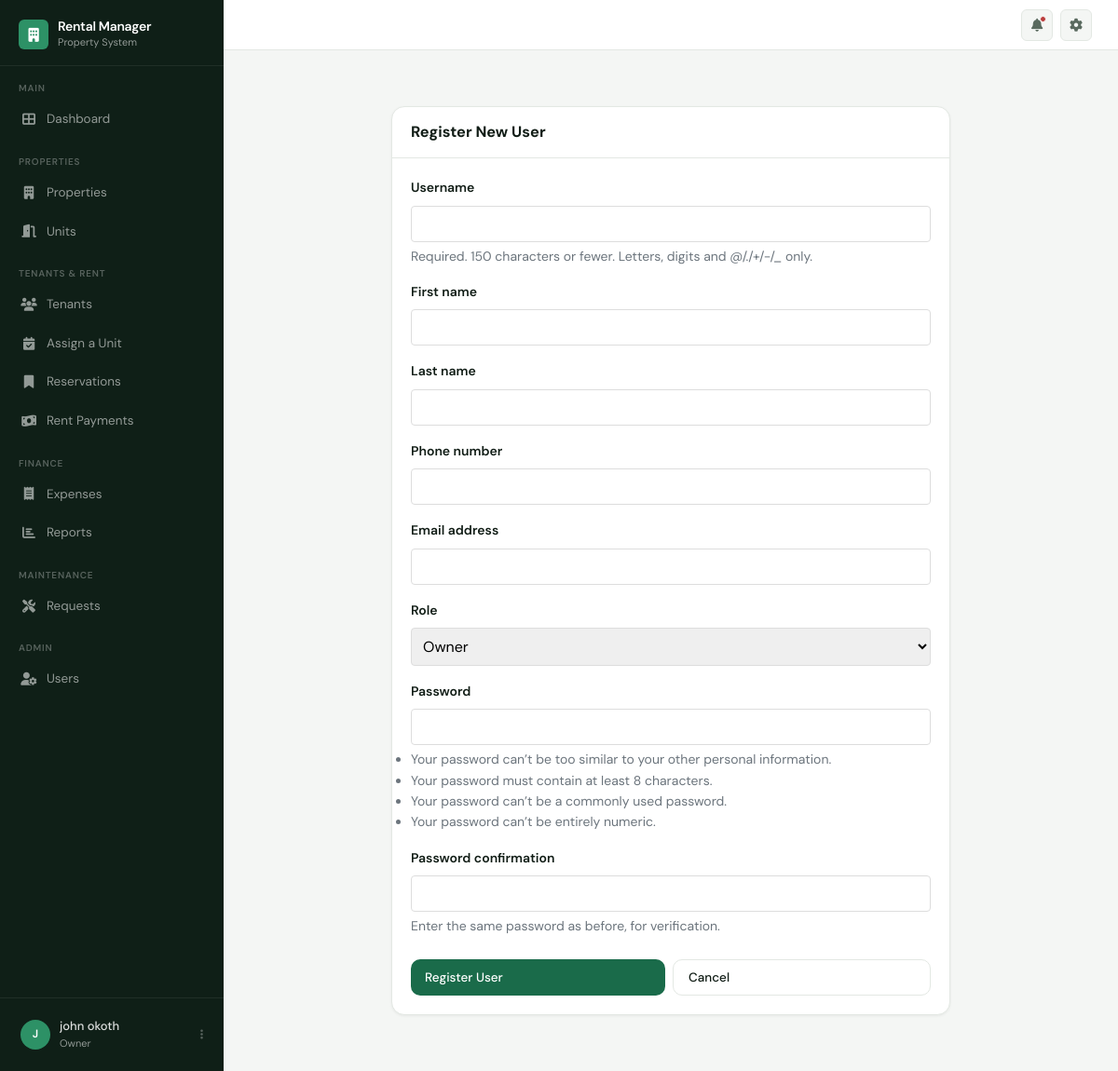
Before: /register/ (signed in) with the older database file.
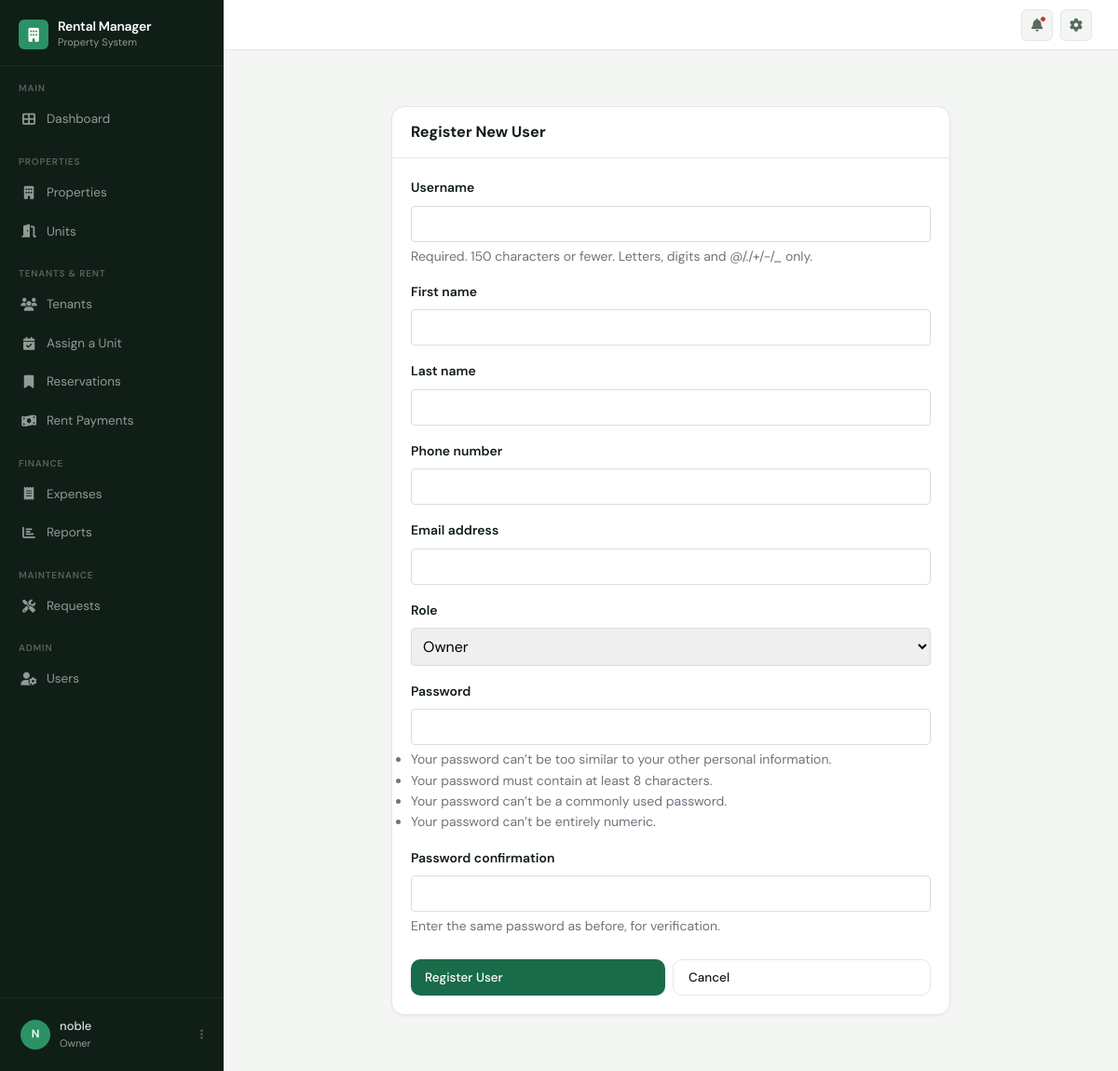
After: the same page with the newer database file.
### accounts/models.py (models this page shows, shortened)
class User(AbstractUser):
    OWNER = 'OWNER'
    MANAGER = 'MANAGER'
    CARETAKER = 'CARETAKER'
    ROLE_CHOICES = [
        (OWNER, 'Owner'),
        (MANAGER, 'Manager'),
        (CARETAKER, 'Caretaker'),
    ]
    phone_number = models.CharField(max_length=15, unique=True)
    role = models.CharField(max_length=20, choices=ROLE_CHOICES, default=CARETAKER)
    created_at = models.DateTimeField(auto_now_add=True)
    updated_at = models.DateTimeField(auto_now=True)

### accounts/views.py (the view)
# urls.py: path('register/', views.register_user, name='register'),
@login_required
@user_passes_test(lambda u: u.role == User.OWNER)
def register_user(request):
    if request.method == 'POST':
        form = CustomUserCreationForm(request.POST)
        if form.is_valid():
            user = form.save()
            messages.success(request, f'User {user.username} created successfully!')
            return redirect('user_list')
    else:
        form = CustomUserCreationForm()
    return render(request, 'accounts/register.html', {'form': form})

### accounts/forms.py (shortened to what this page needs)
class CustomUserCreationForm(UserCreationForm):
    phone_number = forms.CharField(max_length=15, required=True)
    role = forms.ChoiceField(choices=User.ROLE_CHOICES, required=True)
    class Meta:
        model = User
        fields = ('username', 'first_name', 'last_name', 'phone_number',
                  'email', 'role', 'password1', 'password2')

### templates/accounts/register.html (shortened to what this page needs)
{% extends 'base.html' %}
{% block content %}
<div style="max-width: 600px; margin: 2rem auto;">
    <div class="card">
        <div class="card-header">
            <h3 style="margin: 0;">Register New User</h3>
        </div>
        <div class="card-body">
            <form method="post">
                {% for field in form %}
                    <div style="margin-bottom: 1rem;">
                        <label for="{{ field.id_for_label }}" style="display: block; margin-bottom: 0.5rem; font-weight: 600;">
                            {{ field.label }}
                        </label>
                        {{ field }}
                        {% if field.help_text %}
                            <small style="display: block; color: #6c757d; font-size: 0.875rem; margin-top: 0.25rem;">
                                {{ field.help_text }}
                            </small>
                        {% endif %}
                    </div>
                {% endfor %}
                <div style="display: flex; gap: 0.5rem; margin-top: 1.5rem;">
                    <button type="submit" class="btn btn-primary" style="flex: 1;">Register User</button>
                    <a href="{% url 'user_list' %}" class="btn btn-secondary" style="flex: 1; text-align: center; padding: 0.5rem 1rem;">Cancel</a>
                </div>
            </form>
        </div>
    </div>
</div>
{% endblock %}

### templates/base.html (shortened to what the changed rows need)
<!DOCTYPE html>
<html lang="en">
{% load static %}
<head>
  <link rel="stylesheet" href="https://cdnjs.cloudflare.com/ajax/libs/font-awesome/6.4.0/css/all.min.css">
  <link rel="stylesheet" href="{% static 'styles/main.css' %}">
</head>
<body>
{% if user.is_authenticated %}
<aside class="sidebar" id="sidebar" aria-label="Main navigation">
  <a href="{% url 'home' %}" class="sidebar-brand">
    <div class="brand-icon"><i class="fas fa-building" aria-hidden="true"></i></div>
    <div>
      <div class="brand-name">Rental Manager</div>
      <div class="brand-sub">Property System</div>
    </div>
  </a>
  <div class="sidebar-section-label">Main</div>
  <ul class="sidebar-nav">
    <li>
      <a href="{% url 'dashboard' %}"
         class="{% if request.resolver_match.url_name == 'dashboard' %}active{% endif %}"
         aria-current="{% if request.resolver_match.url_name == 'dashboard' %}page{% endif %}">
        <i class="fas fa-th-large" aria-hidden="true"></i> Dashboard
      </a>
    </li>
  </ul>
  {% if user.role == 'OWNER' or user.role == 'MANAGER' %}
  <div class="sidebar-section-label">Properties</div>
  <ul class="sidebar-nav">
    <li>
      <a href="{% url 'property_list' %}"
         class="{% if 'property' in request.resolver_match.url_name %}active{% endif %}"
         aria-current="{% if 'property' in request.resolver_match.url_name %}page{% endif %}">
        <i class="fas fa-building" aria-hidden="true"></i> Properties
      </a>
    </li>
    <li>
      <a href="{% url 'unit_list' %}"
         class="{% if 'unit' in request.resolver_match.url_name %}active{% endif %}"
         aria-current="{% if 'unit' in request.resolver_match.url_name %}page{% endif %}">
        <i class="fas fa-door-open" aria-hidden="true"></i> Units
      </a>
    </li>
  </ul>
  {% endif %}
  <div class="sidebar-section-label">Tenants &amp; Rent</div>
  <ul class="sidebar-nav">
    <li>
      <a href="{% url 'tenant_list' %}"
         class="{% if 'tenant' in request.resolver_match.url_name %}active{% endif %}"
         aria-current="{% if 'tenant' in request.resolver_match.url_name %}page{% endif %}">
        <i class="fas fa-users" aria-hidden="true"></i> Tenants
      </a>
    </li>
    <li>
      <a href="{% url 'tenancy_list' %}"
         class="{% if 'tenancy' in request.resolver_match.url_name %}active{% endif %}"
         aria-current="{% if 'tenancy' in request.resolver_match.url_name %}page{% endif %}">
        <i class="fas fa-calendar-check" aria-hidden="true"></i> Assign a Unit
      </a>
    </li>
    <li>
      <a href="{% url 'reservation_list' %}"
         class="{% if 'reservation' in request.resolver_match.url_name %}active{% endif %}"
         aria-current="{% if 'reservation' in request.resolver_match.url_name %}page{% endif %}">
        <i class="fas fa-bookmark" aria-hidden="true"></i> Reservations
      </a>
    </li>
    <li>
      <a href=""
         class="{% if 'rent_payment' in request.resolver_match.url_name %}active{% endif %}"
         aria-current="{% if 'rent_payment' in request.resolver_match.url_name %}page{% endif %}">
        <i class="fas fa-money-bill-wave" aria-hidden="true"></i> Rent Payments
      </a>
    </li>
  </ul>
  <div class="sidebar-section-label">Finance</div>
  <ul class="sidebar-nav">
    <li>
      <a href=""
         class="{% if 'expense' in request.resolver_match.url_name %}active{% endif %}"
         aria-current="{% if 'expense' in request.resolver_match.url_name %}page{% endif %}">
        <i class="fas fa-receipt" aria-hidden="true"></i> Expenses
      </a>
    </li>
    <li>
      <a href=""
         class="{% if 'report' in request.resolver_match.url_name %}active{% endif %}"
         aria-current="{% if 'report' in request.resolver_match.url_name %}page{% endif %}">
        <i class="fas fa-chart-bar" aria-hidden="true"></i> Reports
      </a>
    </li>
  </ul>
  <div class="sidebar-section-label">Maintenance</div>
  <ul class="sidebar-nav">
    <li>
      <a href=""
         class="{% if 'maintenance' in request.resolver_match.url_name %}active{% endif %}"
         aria-current="{% if 'maintenance' in request.resolver_match.url_name %}page{% endif %}">
        <i class="fas fa-tools" aria-hidden="true"></i> Requests
      </a>
    </li>
  </ul>
  {% if user.role == 'OWNER' %}
  <div class="sidebar-section-label">Admin</div>
  <ul class="sidebar-nav">
    <li>
      <a href="{% url 'user_list' %}"
         class="{% if 'user' in request.resolver_match.url_name %}active{% endif %}"
         aria-current="{% if 'user' in request.resolver_match.url_name %}page{% endif %}">
        <i class="fas fa-user-cog" aria-hidden="true"></i> Users
      </a>
    </li>
  </ul>
  {% endif %}
  <div class="sidebar-footer">
    <div class="user-card" onclick="toggleDropdown('userDrop')" role="button" aria-haspopup="true" aria-expanded="false" tabindex="0">
      <div class="user-avatar" aria-hidden="true">
        {{ user.get_full_name|default:user.username|first|upper }}
      </div>
      <div class="user-info">
        <div class="user-name">{{ user.get_full_name|default:user.username }}</div>
        <div class="user-role">{{ user.get_role_display }}</div>
      </div>
      <i class="fas fa-ellipsis-v user-ellipsis" aria-hidden="true"></i>
    </div>
  </div>
</aside>
{% endif %}
</body>
</html>

Changed rows visible on the page:
changed User "Owner": get_full_name|first "J" → "N"; get_full_name "john okoth" → "noble"
